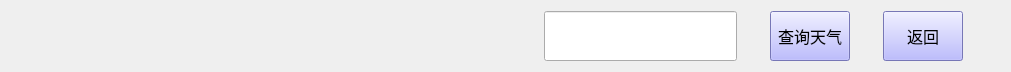
   <widget class="QWidget" name="layoutWidget1">
    <property name="geometry">
     <rect>
      <x>44</x>
      <y>61</y>
      <width>1011</width>
      <height>52</height>
     </rect>
    </property>
    <layout class="QHBoxLayout" name="horizontalLayout_3">
     <item>
      <widget class="QLabel" name="lbl_date">
       <property name="enabled">
        <bool>true</bool>
       </property>
       <property name="sizePolicy">
        <sizepolicy hsizetype="Fixed" vsizetype="Fixed">
         <horstretch>0</horstretch>
         <verstretch>0</verstretch>
        </sizepolicy>
       </property>
       <property name="minimumSize">
        <size>
         <width>220</width>
         <height>50</height>
        </size>
       </property>
       <property name="font">
        <font>
         <family>Ubuntu Light</family>
         <pointsize>14</pointsize>
        </font>
       </property>
       <property name="text">
        <string/>
       </property>
      </widget>
     </item>
     <item>
      <widget class="QLabel" name="lbl_time">
       <property name="enabled">
        <bool>true</bool>
       </property>
       <property name="sizePolicy">
        <sizepolicy hsizetype="Fixed" vsizetype="Fixed">
         <horstretch>0</horstretch>
         <verstretch>0</verstretch>
        </sizepolicy>
       </property>
       <property name="minimumSize">
        <size>
         <width>220</width>
         <height>50</height>
        </size>
       </property>
       <property name="font">
        <font>
         <family>Ubuntu Light</family>
         <pointsize>14</pointsize>
        </font>
       </property>
       <property name="text">
        <string/>
       </property>
      </widget>
     </item>
     <item>
      <widget class="QLineEdit" name="edit_city_name">
       <property name="sizePolicy">
        <sizepolicy hsizetype="Fixed" vsizetype="Fixed">
         <horstretch>0</horstretch>
         <verstretch>0</verstretch>
        </sizepolicy>
       </property>
       <property name="minimumSize">
        <size>
         <width>100</width>
         <height>50</height>
        </size>
       </property>
       <property name="font">
        <font>
         <family>Ubuntu Light</family>
         <pointsize>15</pointsize>
        </font>
       </property>
       <property name="text">
        <string/>
       </property>
      </widget>
     </item>
     <item>
      <widget class="QPushButton" name="bt_search">
       <property name="sizePolicy">
        <sizepolicy hsizetype="Fixed" vsizetype="Fixed">
         <horstretch>0</horstretch>
         <verstretch>0</verstretch>
        </sizepolicy>
       </property>
       <property name="minimumSize">
        <size>
         <width>50</width>
         <height>50</height>
        </size>
       </property>
       <property name="font">
        <font>
         <family>Ubuntu Light</family>
         <pointsize>12</pointsize>
        </font>
       </property>
       <property name="styleSheet">
        <string notr="true">background-color: rgb(167, 167, 255);</string>
       </property>
       <property name="text">
        <string>查询天气</string>
       </property>
      </widget>
     </item>
     <item>
      <widget class="QPushButton" name="bt_back">
       <property name="sizePolicy">
        <sizepolicy hsizetype="Fixed" vsizetype="Fixed">
         <horstretch>0</horstretch>
         <verstretch>0</verstretch>
        </sizepolicy>
       </property>
       <property name="minimumSize">
        <size>
         <width>50</width>
         <height>50</height>
        </size>
       </property>
       <property name="font">
        <font>
         <family>Ubuntu Light</family>
         <pointsize>12</pointsize>
        </font>
       </property>
       <property name="styleSheet">
        <string notr="true">background-color: rgb(167, 167, 255);</string>
       </property>
       <property name="text">
        <string>返回</string>
       </property>
      </widget>
     </item>
     <item>
      <spacer name="hs_tip">
       <property name="font">
        <font>
         <family>Ubuntu Light</family>
        </font>
       </property>
       <property name="orientation">
        <enum>Qt::Horizontal</enum>
       </property>
       <property name="sizeType">
        <enum>QSizePolicy::Fixed</enum>
       </property>
       <property name="sizeHint" stdset="0">
        <size>
         <width>10</width>
         <height>20</height>
        </size>
       </property>
      </spacer>
     </item>
    </layout>
   </widget>
